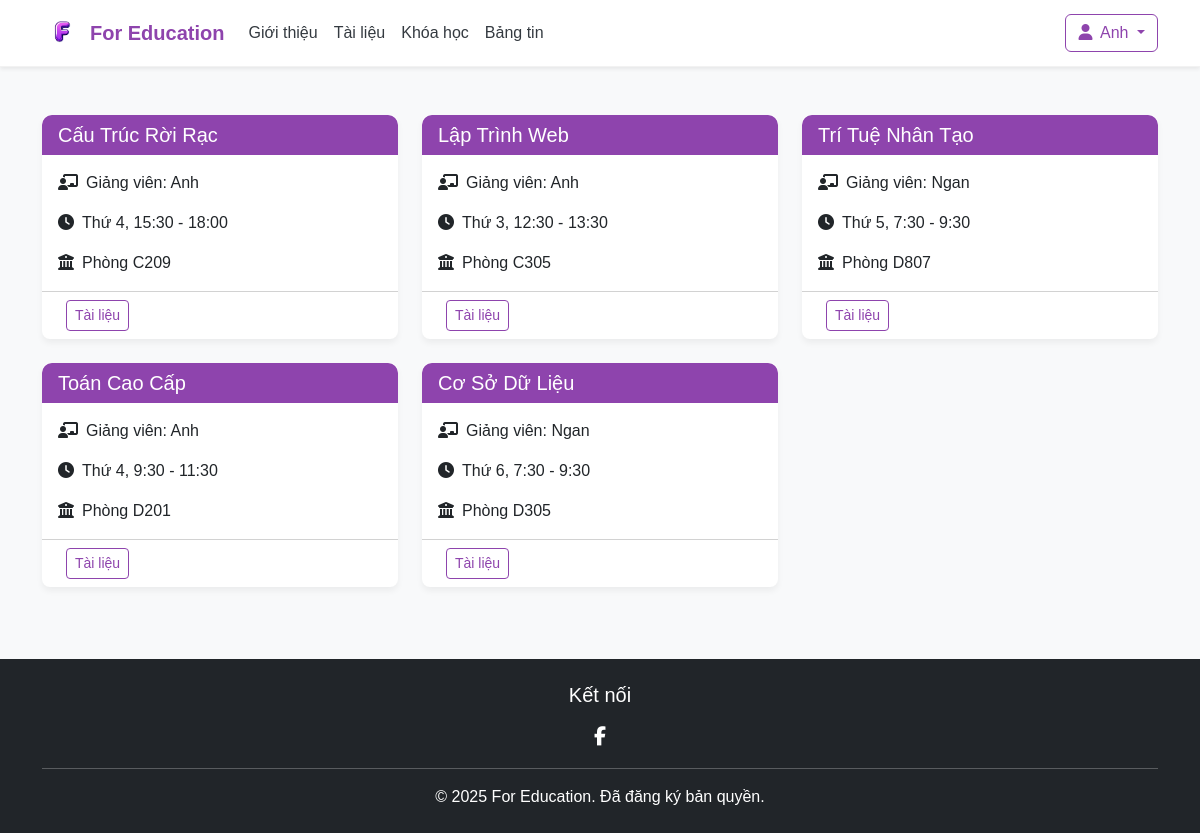
/index.php?act=khoahoc (signed in), run on the app's committed database.
### tables this page shows
CREATE TABLE `myclass` (
  `class_id` int(11) NOT NULL,
  `name` varchar(100) NOT NULL,
  `teacher_id` int(11) DEFAULT NULL,
  `schedule` varchar(100) DEFAULT NULL,
  `room` varchar(50) DEFAULT NULL
);

CREATE TABLE `users` (
  `id` int(11) NOT NULL,
  `full_name` varchar(100) NOT NULL,
  `username` varchar(50) NOT NULL,
  `email` varchar(100) NOT NULL,
  `password_hash` varchar(255) NOT NULL,
  `role` enum('student','teacher','admin') DEFAULT 'student',
  `phone` varchar(20) DEFAULT NULL,
  `dob` date DEFAULT NULL,
  `address` varchar(255) DEFAULT NULL
);

### models/pdo.php (called while the page is built, shortened)
<?php
function pdo_get_connection() {
    $dburl = "mysql:host=localhost;dbname=education;charset=utf8";
    $username = "root";
    $password = "";
    try {
        $pdo = new PDO($dburl, $username, $password);
        $pdo->setAttribute(PDO::ATTR_ERRMODE, PDO::ERRMODE_EXCEPTION);
        return $pdo;
    } catch (PDOException $e) {
        die("Connection failed: " . $e->getMessage());
    }
}
function pdo_query($sql){
    $sql_args = array_slice(func_get_args(), 1);
    try{
        $conn = pdo_get_connection();
        $stmt = $conn->prepare($sql);
        $stmt->execute($sql_args);
        $rows = $stmt->fetchAll();
        return $rows;
    }
    catch(PDOException $e){
        throw $e;
    }
    finally{
        unset($conn);
    }
}

### models/class.php (called while the page is built, shortened)
<?php
require_once "pdo.php";
function get_myclass() {
    $sql = "SELECT c.*, u.full_name AS teacher_name
            FROM myclass c
            JOIN users u ON c.teacher_id = u.id
            WHERE u.role = 'teacher'
            ORDER BY c.class_id DESC";
    return pdo_query($sql);
}
?>

### view/myclass.php (the view, shortened to what this page needs)
<?php
$html_class = '';
foreach ($classes as $class) {
    extract($class);
    $html_class .= '<div class="col-lg-4 col-md-6 mb-4">
        <div class="card subject-card">
            <div class="card-header bg-primary text-white">
                <h5 class="card-title mb-0">' . htmlspecialchars($name) . '</h5>
            </div>
            <div class="card-body">
                <p class="card-text"><i class="fas fa-chalkboard-teacher me-2"></i>Giảng viên: ' . htmlspecialchars($teacher_name) . '</p>
                <p class="card-text"><i class="fas fa-clock me-2"></i>' . htmlspecialchars($schedule) . '</p>
                <p class="card-text"><i class="fas fa-university me-2"></i>' . htmlspecialchars($room) . '</p>
            </div>
            <div class="card-footer bg-transparent">
                <a href="index.php?act=tailieu&monhoc=' . urlencode($name) . '&thoigian=&format=" class="btn btn-outline-primary btn-sm ms-2">Tài liệu</a>
            </div>
        </div>
    </div>';
}
?>
    <div class="container my-5">
        <div class="row">
            <?=$html_class?>
        </div>
    </div>

### layout/css/index.css (style rules this page uses)
:root { --primary: #8E44AD; --background: #F8F9FA; --text: #343A40; --accent: #FDCB6E; }
body { background-color: var(--background); color: var(--text); font-family: -apple-system, BlinkMacSystemFont, "Segoe UI", Roboto, Helvetica, Arial, sans-serif; }
.btn-outline-primary { color: var(--primary); border-color: var(--primary); }
.btn-outline-primary { border-color: var(--primary); color: var(--primary); }

### layout/css/myclass.css (style rules this page uses)
:root { --primary-color: #8E44AD; --background-color: #F8F9FA; --text-color: #343A40; --accent-color: #FDCB6E; }
body { background-color: var(--background-color); color: var(--text-color); font-family: 'Segoe UI', Tahoma, Geneva, Verdana, sans-serif; }
.subject-card { border: none; border-radius: 10px; box-shadow: 0 4px 6px rgba(0, 0, 0, 0.05); transition: transform 0.3s, box-shadow 0.3s; height: 100%; }
.card-header { border-radius: 10px 10px 0 0 !important; }
.bg-primary { background-color: var(--primary-color) !important; }
.btn-outline-primary { color: var(--primary-color); border-color: var(--primary-color); }

### layout/css/DocumentListPage.css (style rules this page uses)
:root { --primary: #8E44AD; --background: #F8F9FA; --text: #343A40; --accent: #FDCB6E; }
body { background-color: var(--background); color: var(--text); font-family: 'Arial', sans-serif; }
.bg-primary { background-color: var(--primary) !important; }
.btn-outline-primary { color: var(--primary); border-color: var(--primary); }
.card { border: none; border-radius: 8px; overflow: hidden; }
.card-header { border-bottom: none; }

### data on the page
myclass: name "Cấu Trúc Rời Rạc", teacher.full_name "Anh", schedule "Thứ 4, 15:30 - 18:00", room "Phòng C209"
myclass: name "Lập Trình Web", teacher.full_name "Anh", schedule "Thứ 3, 12:30 - 13:30", room "Phòng C305"
myclass: name "Trí Tuệ Nhân Tạo", teacher.full_name "Ngan", schedule "Thứ 5, 7:30 - 9:30", room "Phòng D807"
myclass: name "Toán Cao Cấp", teacher.full_name "Anh", schedule "Thứ 4, 9:30 - 11:30", room "Phòng D201"
myclass: name "Cơ Sở Dữ Liệu", teacher.full_name "Ngan", schedule "Thứ 6, 7:30 - 9:30", room "Phòng D305"

### other printed values
$_SESSION['username'] "Anh"
